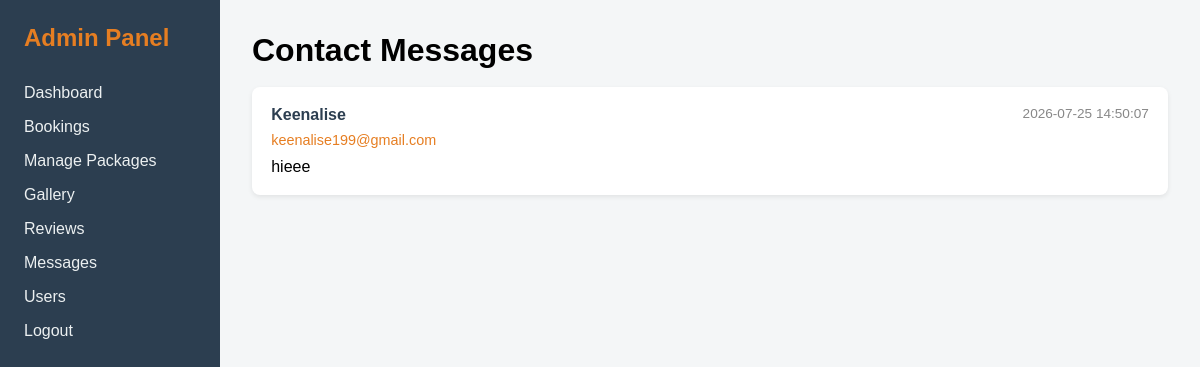
Page /admin/messages.php (signed in) on the committed database.
### tables this page shows
CREATE TABLE `messages` (
  `id` int NOT NULL AUTO_INCREMENT,
  `name` varchar(100) NOT NULL,
  `email` varchar(150) NOT NULL,
  `message` text NOT NULL,
  `created_at` timestamp NULL DEFAULT CURRENT_TIMESTAMP,
  PRIMARY KEY (`id`)
);

### admin/messages.php (the view, shortened to what this page needs)
<?php
include '../includes/connection.php';
$messages = $conn->query("SELECT * FROM messages ORDER BY created_at DESC");
?>
<!DOCTYPE html>
<html lang="en">
<head>
</head>
<body>
    <div class="admin-layout">
        <aside class="sidebar">
            <h2 style="color: #e67e22; margin-bottom: 2rem;">Admin Panel</h2>
            <ul>
                <li><a href="dashboard.php">Dashboard</a></li>
                <li><a href="bookings.php">Bookings</a></li>
                <li><a href="packages.php">Manage Packages</a></li>
                <li><a href="gallery.php">Gallery</a></li>
                <li><a href="reviews.php">Reviews</a></li>
                <li><a href="messages.php">Messages</a></li>
                <li><a href="users.php">Users</a></li>
                <li><a href="logout.php">Logout</a></li>
            </ul>
        </aside>
        <main class="main-content">
            <h1>Contact Messages</h1>
            <br>
            <?php if ($messages && $messages->num_rows > 0): ?>
                <?php while($m = $messages->fetch_assoc()): ?>
                    <div class="msg-card">
                        <div class="msg-header">
                            <strong><?php echo htmlspecialchars($m['name']); ?></strong>
                            <span><?php echo htmlspecialchars($m['created_at']); ?></span>
                        </div>
                        <div class="msg-email"><?php echo htmlspecialchars($m['email']); ?></div>
                        <p><?php echo nl2br(htmlspecialchars($m['message'])); ?></p>
                    </div>
                <?php endwhile; ?>
            <?php else: ?>
                <p>No messages received yet.</p>
            <?php endif; ?>
        </main>
    </div>
</body>
</html>

### admin/messages.php (style rules this page uses)
* { margin:0; padding:0; box-sizing: border-box; font-family: sans-serif; }
.admin-layout { display: flex; min-height: 100vh; }
.sidebar { width: 220px; background: #2c3e50; color: #fff; padding: 1.5rem; }
.sidebar ul { list-style: none; }
.sidebar ul li { margin-bottom: 1rem; }
.sidebar ul li a { color: #ecf0f1; text-decoration: none; }
.main-content { flex: 1; background: #f4f6f7; padding: 2rem; }
.msg-card { background: #fff; padding: 1.2rem; margin-bottom: 1rem; border-radius: 8px; box-shadow: 0 2px 5px rgba(0,0,0,0.08); }
.msg-header { display: flex; justify-content: space-between; margin-bottom: 0.5rem; }
.msg-header strong { color: #2c3e50; }
.msg-header span { color: #888; font-size: 0.85rem; }
.msg-email { color: #e67e22; font-size: 0.9rem; margin-bottom: 0.6rem; }

### rows in the picture
messages: name "Keenalise", created_at "2026-07-25 14:50:07", email "keenalise199@gmail.com", message "hieee"
